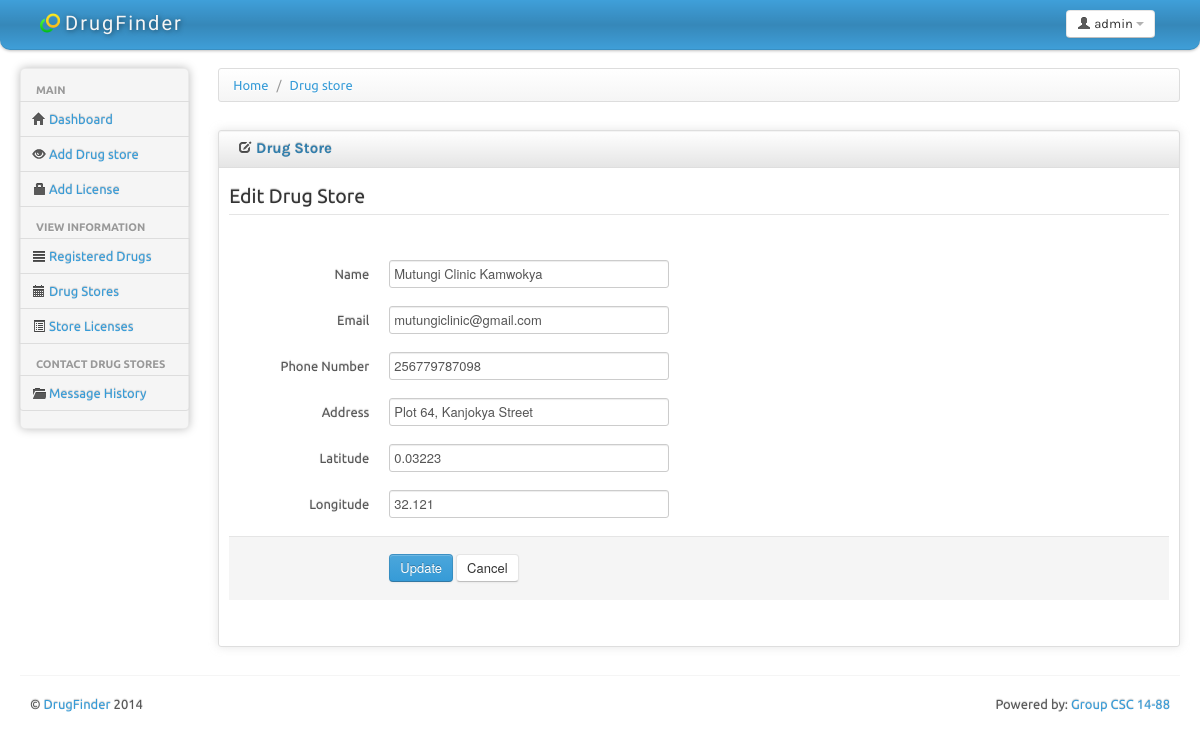
Screenshot of /admin/edit_store.php?id=1 (signed in) with the database file from the repository.
### tables this page shows
CREATE TABLE IF NOT EXISTS `clinic` (
  `clinicId` int(15) NOT NULL AUTO_INCREMENT,
  `clinicName` text NOT NULL,
  `clinicEmail` varchar(50) NOT NULL,
  `address` text NOT NULL,
  `contactNumber` varchar(15) NOT NULL,
  `latitude` varchar(15) NOT NULL,
  `longitude` varchar(15) NOT NULL,
  `license` varchar(15) NOT NULL DEFAULT 'Valid',
  `whoAdded` int(6) NOT NULL,
  `dateAdded` timestamp NOT NULL DEFAULT CURRENT_TIMESTAMP,
  PRIMARY KEY (`clinicId`)
);

### admin/edit_store.php (the view, shortened to what this page needs)
<?php
include('../include/admin_header.php');
if(isset($_REQUEST['id'])){
	$storeId = $_REQUEST['id'];
}else{
	$storeId='';
}
?>
			<div>
				<ul class="breadcrumb">
					<li>
						<a href="#">Home</a> <span class="divider">/</span>
					</li>
					<li>
						<a href="#">Drug store</a>
					</li>
				</ul>
			</div>
			<div class="row-fluid sortable">
				<div class="box span12">
					<div class="box-header well" data-original-title>
						<h2><i class="icon-edit"></i> Drug Store</h2>
					</div>
					<div class="box-content">
						<form class="form-horizontal" action="edit_store.php" method="post">
						  <fieldset>
							<legend> Edit Drug Store</legend>
							<?php
							$select = "select * from clinic where clinicId='$storeId'";
							$query=mysql_query($select) or die('<div class="alert alert-success">Clinic not found, <a href="drug_stores.php">click here</a> to view drug stores</div>');
							while($result=mysql_fetch_array($query))
							{
							?>
							  <div class="control-group">
								<label class="control-label" for="focusedInput"> Name</label>
								<div class="controls">
								  <input class="input-xlarge focused" id="cname" name="cname" type="text"  data-rel="popover"  value="<?php echo $result['clinicName'];?>" data-content="This is the name of the clinic/drug store/pharmacy" title="Drug Store">
								</div>
							  </div>
							  <div class="control-group">
								<label class="control-label" for="focusedInput">Email</label>
								<div class="controls">
								  <input class="input-xlarge focused" id="email" type="text" name="email" data-rel="popover"  value="<?php echo $result['clinicEmail'];?>" data-content="example@example.com" title="Email">
								</div>
							  </div>
							  <div class="control-group">
								<label class="control-label" for="focusedInput">Phone Number</label>
								<div class="controls">
								  <input class="input-xlarge focused" id="phone" type="text" name="phone"  value="<?php echo $result['contactNumber'];?>"  data-rel="popover" value="<?php echo $contactNum; ?>" data-content="This is usually in the form 2567xxxxxxxx" title="Phone Number">
								</div>
							  </div>
							  <div class="control-group">
								<label class="control-label" for="focusedInput">Address</label>
								<div class="controls">
								  <input class="input-xlarge focused" id="address" type="text" name="address"  value="<?php echo $result['address'];?>"  data-rel="popover" value="<?php echo $contactNum; ?>" data-content="This is usually in the form 2567xxxxxxxx" title="Phone Number">
								</div>
							  </div>
							    <div class="control-group">
								<label class="control-label" for="focusedInput">Latitude</label>
								<div class="controls">
								  <input class="input-xlarge focused" id="lat" type="text" name="latitude"  value="<?php echo $result['latitude'];?>" data-rel="popover" value="<?php echo $contactNum; ?>" data-content="This is usually in the form 2567xxxxxxxx" title="Phone Number">
								</div>
							  </div>
							    <div class="control-group">
								<label class="control-label" for="focusedInput">Longitude</label>
								<div class="controls">
								  <input class="input-xlarge focused" id="long" type="text" name="longitude"  data-rel="popover"  value="<?php echo $result['longitude'];?>" data-content="This is usually in the form 2567xxxxxxxx" title="Phone Number">
								</div>
							  </div>
							<div class="form-actions">
							  <button type="submit" name="submit" class="btn btn-primary">Update</button>
							  <button type="reset" class="btn">Cancel</button>
							</div>
							<?php } ?>
						  </fieldset>
						</form>
					</div>
				</div>
			</div>
<?php include('../include/admin_footer.php'); ?>

### css/charisma-app.css (style rules this page uses)
.box { border: 1px solid #DEDEDE; border-radius:3px; -webkit-border-radius:3px; -moz-border-radius:3px; margin-top: 10px; margin-bottom: 10px ; box-shadow: 0 0 10px rgba(189, 189, 189, 0.4); -webkit-box-shadow: 0 0 10px rgba(189, 189, 189, 0.4); -moz-box-shadow: 0 0 10px rgba(189, 189, 189, 0.4); }
.box-header { border:none; padding-top:5px; border-bottom: 1px solid #DEDEDE; border-radius:3px 3px 0 0; -webkit-border-radius:3px 3px 0 0; -moz-border-radius:3px 3px 0 0; height:12px; min-height:12px; margin-bottom: 0; cursor:move; font-weight:bold; font-size:16px; background: -moz-linear-gradient(top, rgba(255,255,255,0) 0%, rgba(0,0,0,0.1) 100%); background: -webkit-gradient(linear, left top, left bottom, color-stop(0%,rgba(255,255,255,0)), color-stop(100%,rgba(0,0,0,0.1))); background: -webkit-linear-gradient(top, rgba(255,255,255,0) 0%,rgba(0,0,0,0.1) 100%); background: -o-linear-gradient(top, rgba(255,255,255,0) 0%,rgba(0,0,0,0.1) 100%); background: -ms-linear-gradient(top, rgba(255,255,255,0) 0%,rgba(0,0,0,0.1) 100%); background: linear-gradient(to bottom, rgba(255,255,255,0) 0%,rgba(0,0,0,0.1) 100%); filter: progid:DXImageTransform.Microsoft.gradient( startColorstr='#00ffffff', endColorstr='#1a000000',GradientType=0 ); }
.box-header h2 { font-size:15px; width:auto; clear:none; float:left; line-height:25px; }
.box-header h2 > i { margin-top:1px; }
.box-content { padding:10px; }

### include/admin_header.php (style rules this page uses)
body { padding-bottom: 40px; }

### rows the page displays
clinic: cname "Mutungi Clinic Kamwokya", email "mutungiclinic@gmail.com", phone "256779787098", address "Plot 64, Kanjokya Street", latitude "0.03223", longitude "32.121"
